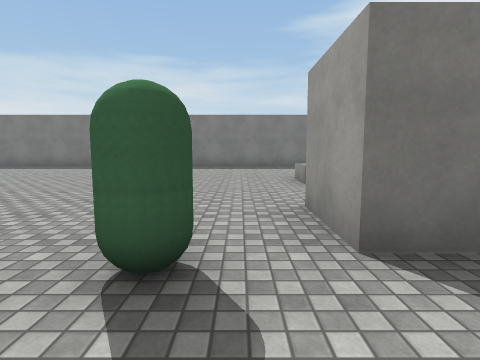
view 1 (above)

19 first-person views from a walk through a scene from a Unity 3-D project. The camera is 1.3 m above the floor, tilts 6° down and sees 80° across. The floor is counted in squares, 2 m on a side. Each view is taken from the middle of a square. On the plan, view 1 faces up. The plan holds only what a view shows up to about 9 squares ahead; the rest is blank. The player is left out. Surface patterns are stand-ins for the level's own textures.

view 2
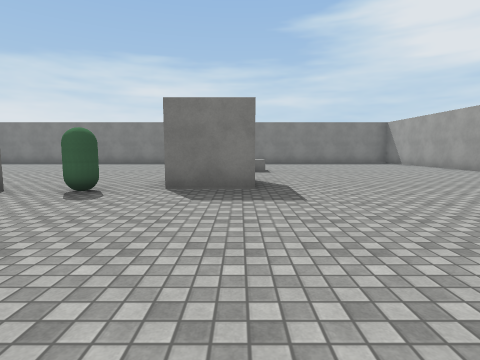

view 3
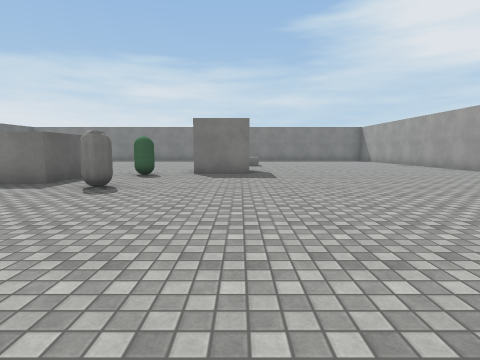

view 4
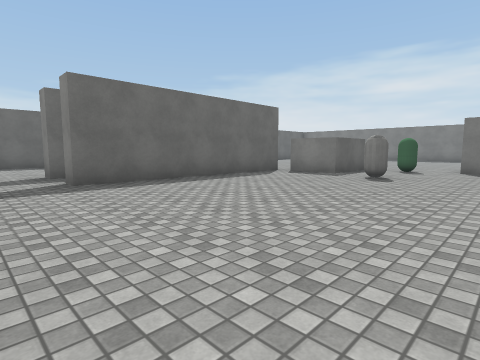

view 5
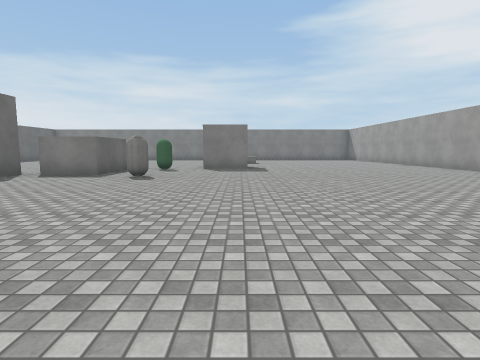

view 6
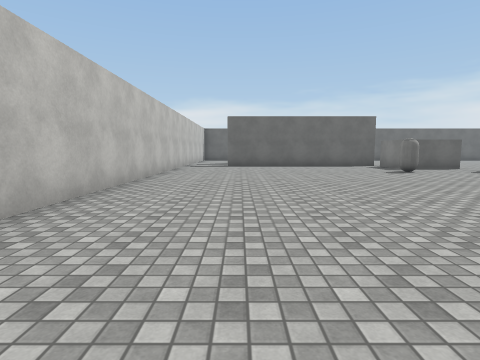

view 7
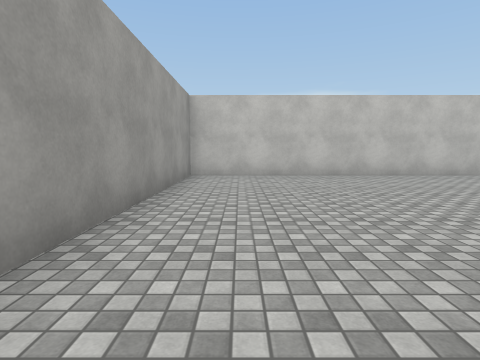

view 8
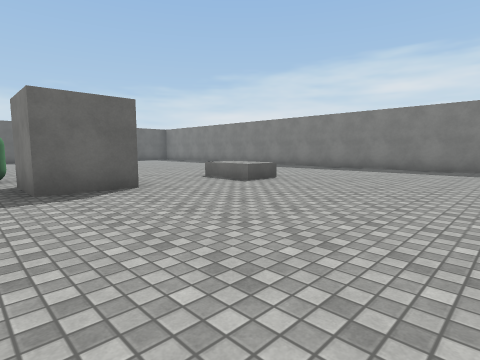

view 9
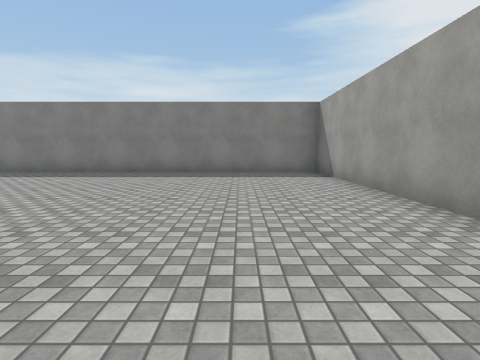

view 10
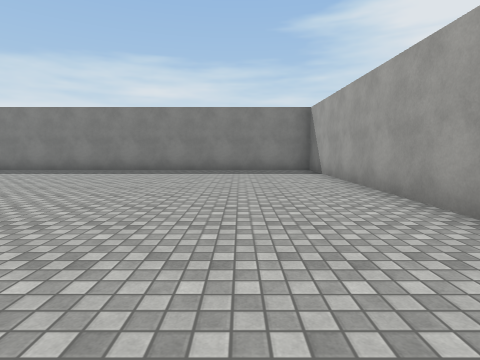

view 11
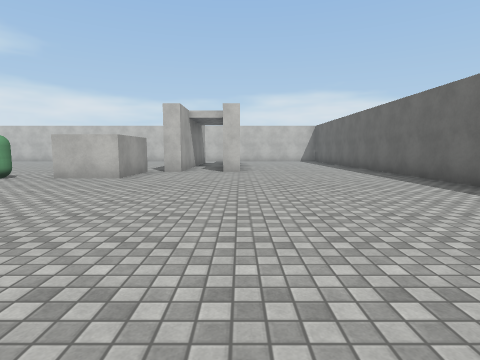

view 12
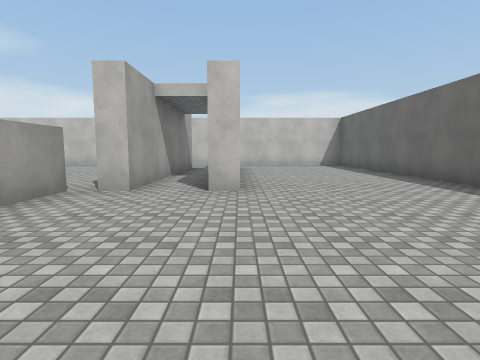

view 13
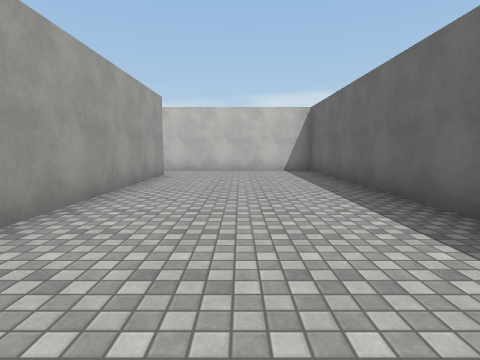

view 14
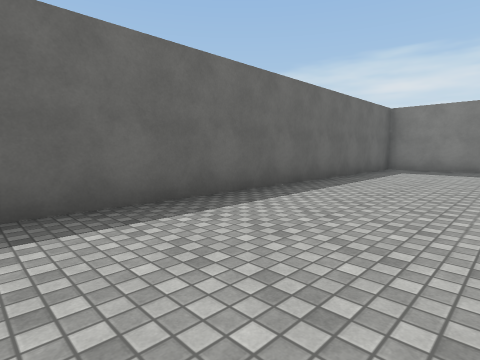

view 15
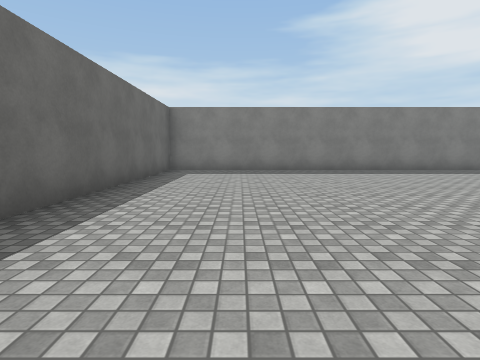

view 16
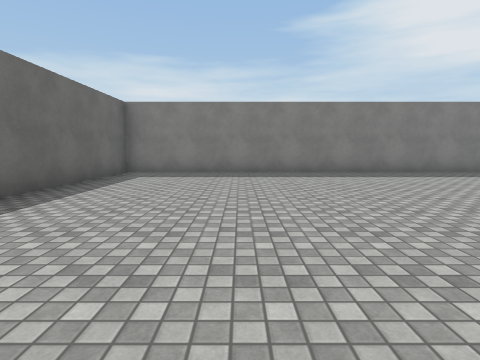

view 17
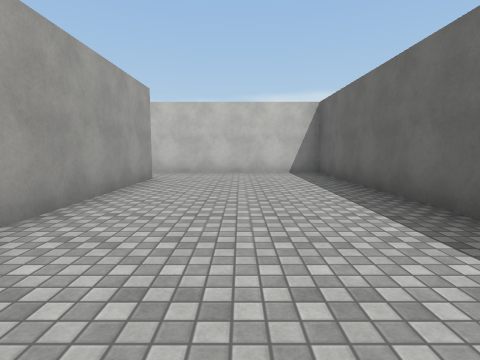

view 18
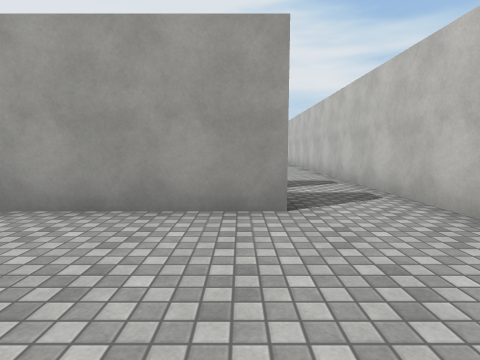

view 19
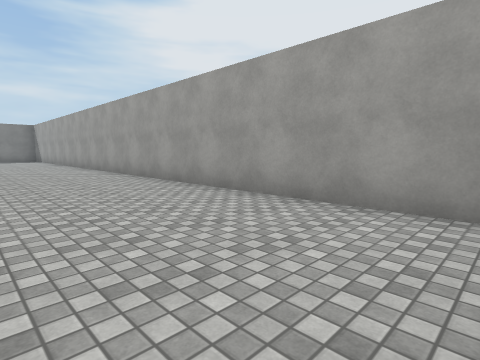

### Floor plan
Points are (right, up) in squares from view 1. A wall is a line through its corners. A room is listed if a view was taken in it or the views show most of it. See-through windows are left out.
Room 1 (views 1, 2, 3, 4, 5, 6, 7, 8, 9, 10, 11, 12, 13, 14, 15, 16, 17, 18, 19)
walls: (-1.7, 1.5) (-1.7, -0.5) (-3.3, -0.5) (-3.3, 1.5) (-1.7, 1.5); (2.3, 3.4) (2.3, 1.8) (0.8, 1.8) (0.8, 3.2); (-6, -0.5) (-5.5, -0.5); (-4.3, -5.1) (-4.3, -0.5) (-3.7, -0.5) (-3.7, -6.5) (-4.2, -6.5); (9.3, 4.6) (9.3, 11.3) (-10.2, 11.3) (-10.2, -8.2) (9.3, -8.2) (9.3, 3.1); (-5.5, -6.5) (-6, -6.5) (-6, -1.2)
objects: other object (-1, 1) to (0, 2); other object (0, -1); other object (2, 6)

Where each view was taken, in squares from view 1:
view 1: 0 up, 0 right, facing up
view 2: 3 down, 2 right, facing up
view 3: 6 down, 2 right, facing up
view 4: 8 down, 2 right, facing up-left
view 5: 8 down, 2 right, facing up
view 6: 6 down, 8 right, facing left
view 7: 1 down, 8 right, facing down
view 8: 1 up, 7 right, facing up-left
view 9: 3 up, 7 right, facing up
view 10: 2 up, 7 right, facing up
view 11: 8 up, 6 left, facing down
view 12: 4 up, 6 left, facing down
view 13: 1 up, 8 left, facing down
view 14: 1 up, 7 left, facing up-left
view 15: 2 up, 8 left, facing up
view 16: 3 up, 7 left, facing up
view 17: 0 up, 8 left, facing down
view 18: 6 down, 9 left, facing right
view 19: 8 down, 6 right, facing up-right
